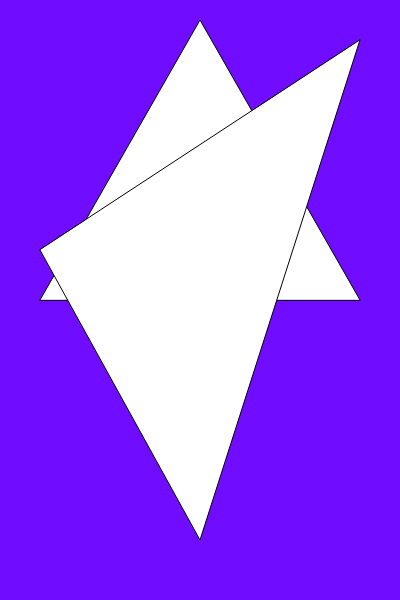
Frame 1 (no input)
Frame 60 (no input): identical to frame 1, image omitted
Frame 120 (the mouse pressed at the canvas centre since frame 60): identical to frame 1, image omitted

The p5.js sketch that drew this single still picture (run headless with seeded random() and noise() and a simulated clock; from frame 60 on, the mouse is pressed at the canvas centre):

// p5.js sketch
// ── sketch.js
function setup() {
  createCanvas(400, 600);
  
}

function draw() {
  background(112, 12, 255);
  triangle (40,300,200,20,360, 300);
  triangle (40,250,200,540,360, 40);
}
